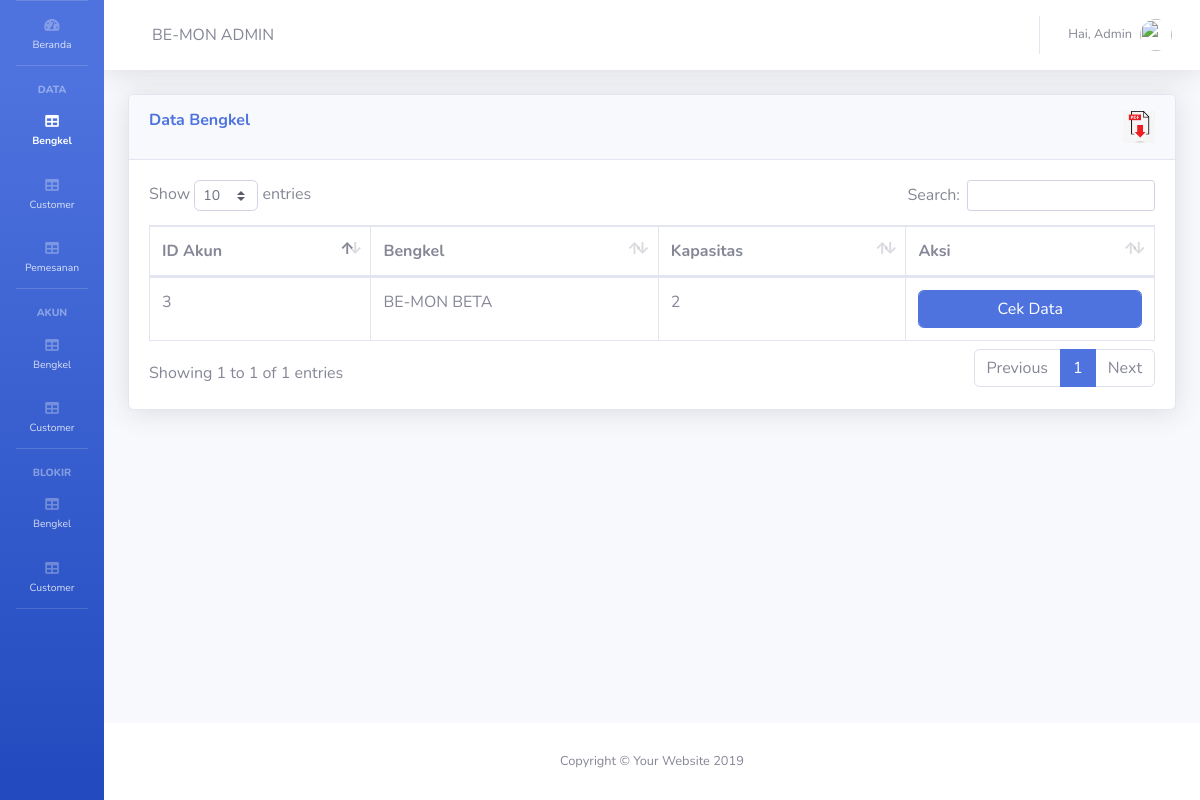
/admin/data_bengkel.php (signed in), run on the app's committed database.
### tables this page shows
CREATE TABLE `data_bengkel` (
  `id_account` int(32) NOT NULL,
  `nama_pemilik` varchar(32) NOT NULL,
  `nama_bengkel` varchar(20) NOT NULL,
  `telepon` varchar(32) NOT NULL,
  `kitas` varchar(100) NOT NULL,
  `surat_usaha` varchar(100) NOT NULL,
  `kapasitas` int(32) NOT NULL,
  `koordinat` varchar(32) NOT NULL,
  `status` varchar(32) NOT NULL,
  `alamat` varchar(32) NOT NULL
);

### admin/data_bengkel.php (the view, shortened to what this page needs)
<!DOCTYPE html>
<html lang="en">
<head>
  <link href="vendor/fontawesome-free/css/all.min.css" rel="stylesheet" type="text/css">
  <link href="css/sb-admin-2.min.css" rel="stylesheet">
  <link href="vendor/datatables/dataTables.bootstrap4.min.css" rel="stylesheet">
</head>
<body id="page-top">
  <div id="wrapper">
    <?php
      include 'sidebar.php';
    ?>
    <div id="content-wrapper" class="d-flex flex-column">
      <div id="content">
          <?php include 'navbar.php'  ?>
        <div class="container-fluid">
          <div class="card shadow mb-4">
            <div class="card-header py-3 clearfix">
              <h6 class="m-0 font-weight-bold float-left text-primary">Data Bengkel</h6>
              <a href="pdfb.php" class="float-right">
              <img src="pdf.png" width=32px; height=32px;></a>
            </div>
            <div class="card-body">
              <div class="table-responsive">
                <table class="table table-bordered" id="dataTable" width="100%" cellspacing="0">
                  <thead>
                    <tr>
                      <th>ID Akun</th>
                      <th>Bengkel</th>
                      <th>Kapasitas</th>
                      <th>Aksi</th>
                    </tr>
                  </thead>
                  <tbody>
                    <?php
                      $sql = mysqli_query($con,"SELECT * FROM data_bengkel where status = 'confirmed'");
                      while($data = mysqli_fetch_array($sql)){?>
                    <tr>
                      <td><?php echo "$data[id_account]" ?></td>
                      <td><?php echo "$data[nama_bengkel]" ?></td>
                      <td><?php echo "$data[kapasitas]" ?></td>
                      <td>
                      <a href="view_bengkel.php?id=<?php echo"$data[id_account]"?>" class="form-control btn btn-primary">
                          Cek Data
                      </a>
                      </td>
                    </tr>
                    <?php } ?>
                  </tbody>
                </table>
              </div>
            </div>
          </div>
        </div>
      </div>
      <footer class="sticky-footer bg-white">
        <div class="container my-auto">
          <div class="copyright text-center my-auto">
            <span>Copyright &copy; Your Website 2019</span>
          </div>
        </div>
      </footer>
    </div>
  </div>
</body>
</html>

### data on the page
data_bengkel: id_account "3", nama_bengkel "BE-MON BETA", kapasitas "2"
